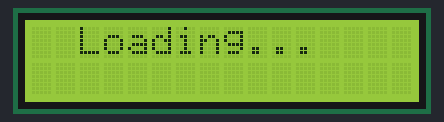
Recording of a sketch running on a simulated Arduino Uno, built with avr-gcc and run on an emulated ATmega328P. Shown: 16×2 character LCD.

Above: at 0.1 s.
At 2.1 s:
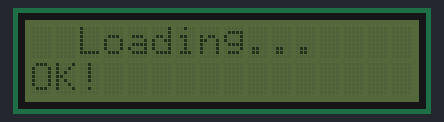
At 3.1 s:
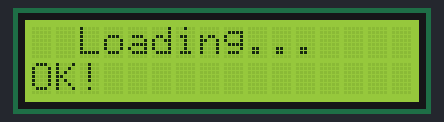
At 9.62 s:
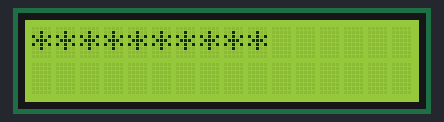
At 15.98 s:
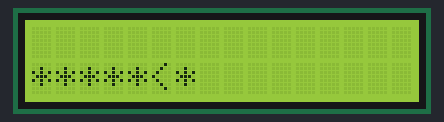
At 27.6 s:
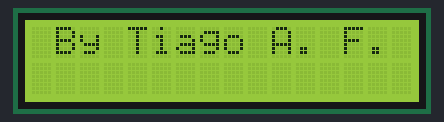

Measured:
- what the display in image 1 shows lasts 1.0 s, from 2.1 s to 3.1 s
- what the display in image 4 shows lasts 0.4 s, from 15.8 s to 16.2 s
- what the display in image 5 shows lasts 1.4 s, from 27.6 s to 29.0 s

The sketch:

boot_snake.ino
```cpp
#include <Wire.h>
#include <LiquidCrystal_I2C.h>

#define _col 16
#define _lin 2
#define _end 0x27

LiquidCrystal_I2C lcd(_end, _col, _lin);

void setup()
{
    lcd.init();
    lcd.backlight();
    lcd.clear();
    lcd.print("  Loading...  ");
    delay(1000);
    lcd.setCursor(0, 1);
    lcd.print("OK!");
    delay(1000);
    lcd.noBacklight();
    delay(1000);
    lcd.backlight();
    delay(1000);
    lcd.clear();
}

void loop()
{
    lcd.setCursor(16, 0);
    lcd.print("* >************** ");
    delay(1000);
    for (int i = 0; i < 36; i++)
    {
        lcd.scrollDisplayLeft();
        delay(200);
    }
    lcd.clear();
    lcd.setCursor(16, 1);
    lcd.print(" **************< * ");
    delay(1000);
    for (int i = 0; i < 40; i++)
    {
        if (i == 12)
        {
            lcd.setCursor(18, 1);
            lcd.print(" **************<* ");
            delay(400);
            lcd.noDisplay();
            delay(400);
            lcd.display();
            delay(400);
            lcd.noDisplay();
            delay(400);
            lcd.display();
            delay(400);
            lcd.display();
            delay(400);
            lcd.setCursor(18, 1);
            lcd.print(" **************= ");
        }
        lcd.scrollDisplayRight();
        delay(200);
    }

    delay(400);
    lcd.noDisplay();
    delay(400);
    lcd.display();
    delay(400);
    lcd.noDisplay();
    delay(400);
    lcd.display();
    delay(400);
    lcd.display();
    delay(400);

    lcd.clear();
    lcd.setCursor(16, 0);
    lcd.print("By Tiago A. F.");
    delay(1000);
    for (int i = 0; i < 15; i++)
    {
        lcd.scrollDisplayLeft();
        delay(20);
    }
    delay(1000);
    delay(400);
    lcd.noDisplay();
    delay(400);
    lcd.display();
    delay(400);
    lcd.noDisplay();
    delay(400);
    lcd.display();
    delay(400);
    lcd.display();
    delay(400);

    for (int i = 0; i < 15; i++)
    {
        lcd.scrollDisplayRight();
        delay(20);
    }
    delay(1000);
    lcd.clear();
}
```
